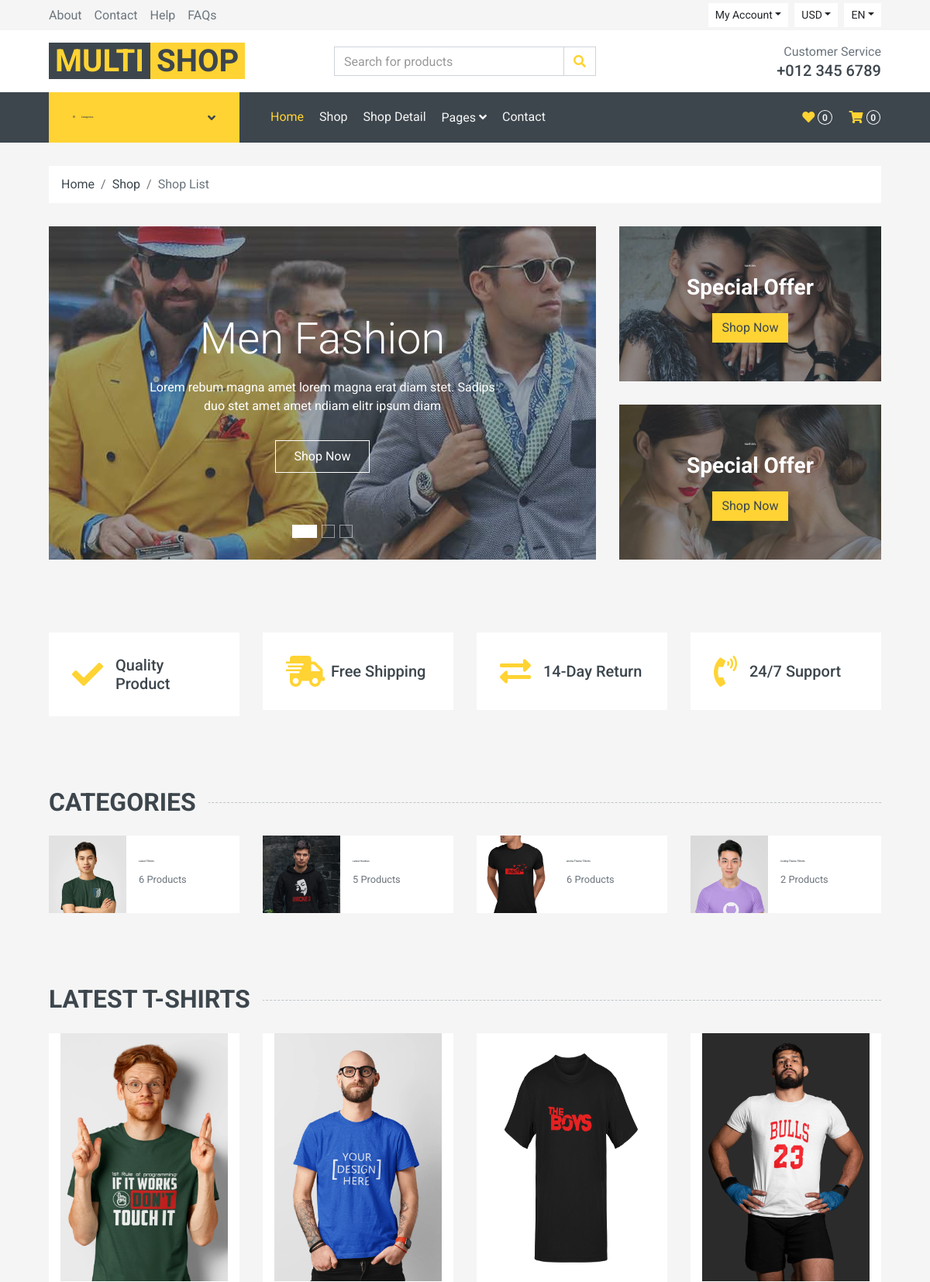
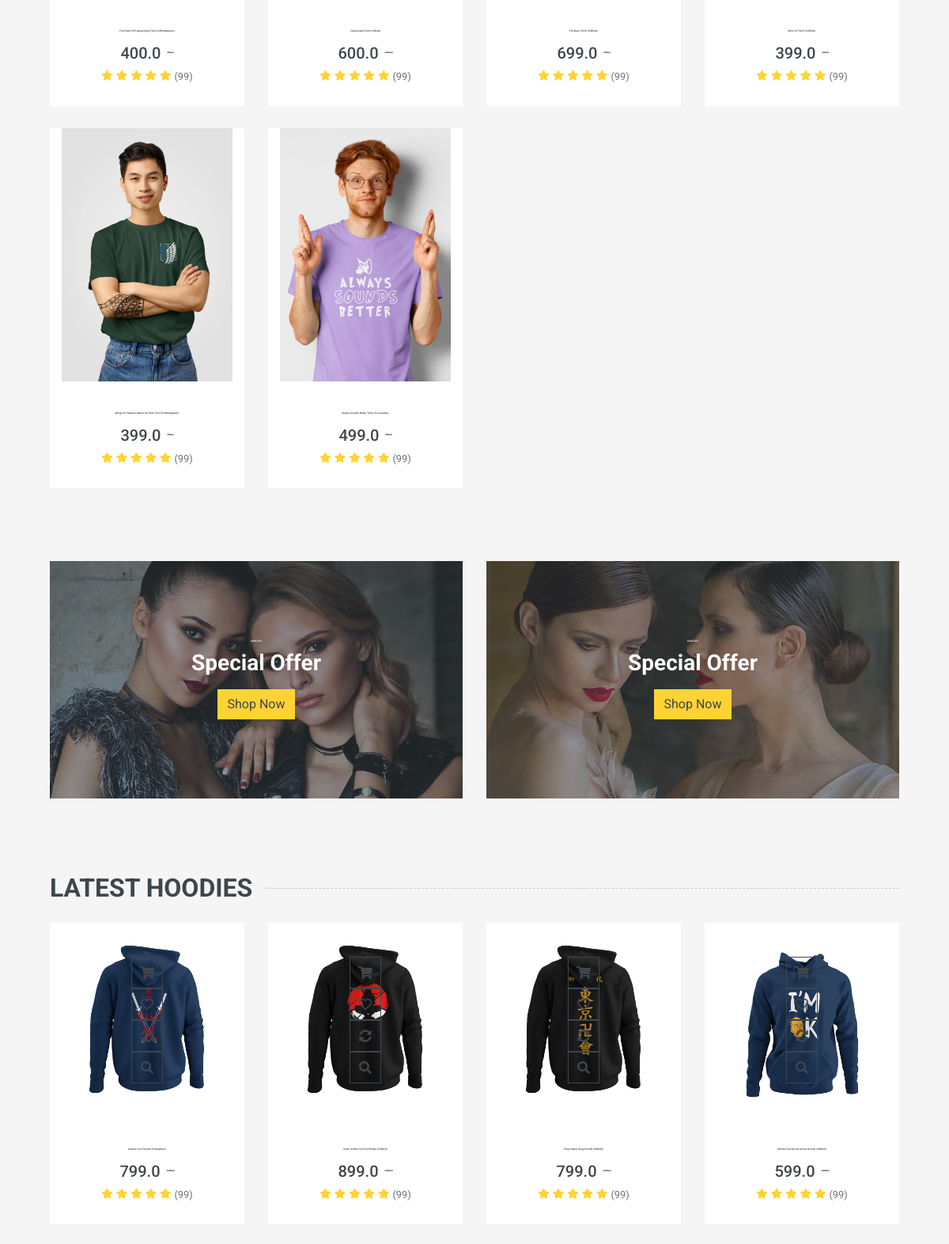
Screenshot of / (signed in, upper part) with the database file from the repository (2 pictures, top to bottom).
### mainApp/models.py (models this page shows, shortened)
class Product(models.Model):
    title = models.CharField(max_length=100)
    selling_price = models.FloatField()
    discounted_price = models.FloatField()
    description = models.TextField()
    brand = models.CharField(max_length=100)
    category = models.CharField(choices=CATEGORY_CHOICES, max_length=5)
    product_image = models.ImageField(upload_to='producting')

### mainApp/views.py (the view)
# urls.py: path('', views.ProductView.as_view(), name='index'),
class ProductView(View):
    def get(self, req):
        usr = req.user
        T_Shirt = Product.objects.filter(category='T')
        count_Tshirt = Product.objects.filter(category='T').count()
        Hoodies = Product.objects.filter(category='H')
        count_hoodies = Product.objects.filter(category='H').count()
        Coding_Tshirt = Product.objects.filter(category='CT')
        count_Coding_Tshirt = Product.objects.filter(category='CT').count()
        Anime_TShirt = Product.objects.filter(category='AT')
        count_Anime_TShirt = Product.objects.filter(category='AT').count()
        count_cart_product = cart.objects.filter(user=usr).count()
        return render(req, 'index.html', {'T_Shirt': T_Shirt,
                                          'Hoodies': Hoodies,
                                          'Coding_Tshirt': Coding_Tshirt,
                                          'Anime_TShirt': Anime_TShirt,
                                          'count_Tshirt': count_Tshirt,
                                          'count_hoodies': count_hoodies,
                                          'count_Anime_TShirt': count_Anime_TShirt,
                                          'count_Coding_Tshirt': count_Coding_Tshirt,
                                          'count_cart_product': count_cart_product})

### mainApp/templates/index.html (shortened to what this page needs)
    {% extends 'default.html' %}
    {% block maincontent %}
    {% load static %}
    <div class="container-fluid mb-3">
        <div class="row px-xl-5">
            <div class="col-lg-8">
                <div id="header-carousel" class="carousel slide carousel-fade mb-30 mb-lg-0" data-ride="carousel">
                    <ol class="carousel-indicators">
                        <li data-target="#header-carousel" data-slide-to="0" class="active"></li>
                        <li data-target="#header-carousel" data-slide-to="1"></li>
                        <li data-target="#header-carousel" data-slide-to="2"></li>
                    </ol>
                    <div class="carousel-inner">
                        <div class="carousel-item position-relative active" style="height: 430px;">
                            <img class="position-absolute w-100 h-100" src="{% static 'img/carousel-1.jpg' %}"
                                style="object-fit: cover;">
                            <div class="carousel-caption d-flex flex-column align-items-center justify-content-center">
                                <div class="p-3" style="max-width: 700px;">
                                    <h1 class="display-4 text-white mb-3 animate__animated animate__fadeInDown">Men
                                        Fashion</h1>
                                    <p class="mx-md-5 px-5 animate__animated animate__bounceIn">Lorem rebum magna amet
                                        lorem magna erat diam stet. Sadips duo stet amet amet ndiam elitr ipsum diam</p>
                                    <a class="btn btn-outline-light py-2 px-4 mt-3 animate__animated animate__fadeInUp"
                                        href="#">Shop Now</a>
                                </div>
                            </div>
                        </div>
                    </div>
                </div>
            </div>
            <div class="col-lg-4">
                <div class="product-offer mb-30" style="height: 200px;">
                    <img class="img-fluid" src="{% static 'img/offer-1.jpg' %}" alt="">
                    <div class="offer-text">
                        <h6 class="text-white text-uppercase">Save 20%</h6>
                        <h3 class="text-white mb-3">Special Offer</h3>
                        <a href="" class="btn btn-primary">Shop Now</a>
                    </div>
                </div>
                <div class="product-offer mb-30" style="height: 200px;">
                    <img class="img-fluid" src="{% static 'img/offer-2.jpg' %}" alt="">
                    <div class="offer-text">
                        <h6 class="text-white text-uppercase">Save 20%</h6>
                        <h3 class="text-white mb-3">Special Offer</h3>
                        <a href="" class="btn btn-primary">Shop Now</a>
                    </div>
                </div>
            </div>
        </div>
    </div>
    <div class="container-fluid pt-5">
        <div class="row px-xl-5 pb-3">
            <div class="col-lg-3 col-md-6 col-sm-12 pb-1">
                <div class="d-flex align-items-center bg-light mb-4" style="padding: 30px;">
                    <h1 class="fa fa-check text-primary m-0 mr-3"></h1>
                    <h5 class="font-weight-semi-bold m-0">Quality Product</h5>
                </div>
            </div>
            <div class="col-lg-3 col-md-6 col-sm-12 pb-1">
                <div class="d-flex align-items-center bg-light mb-4" style="padding: 30px;">
                    <h1 class="fa fa-shipping-fast text-primary m-0 mr-2"></h1>
                    <h5 class="font-weight-semi-bold m-0">Free Shipping</h5>
                </div>
            </div>
            <div class="col-lg-3 col-md-6 col-sm-12 pb-1">
                <div class="d-flex align-items-center bg-light mb-4" style="padding: 30px;">
                    <h1 class="fas fa-exchange-alt text-primary m-0 mr-3"></h1>
                    <h5 class="font-weight-semi-bold m-0">14-Day Return</h5>
                </div>
            </div>
            <div class="col-lg-3 col-md-6 col-sm-12 pb-1">
                <div class="d-flex align-items-center bg-light mb-4" style="padding: 30px;">
                    <h1 class="fa fa-phone-volume text-primary m-0 mr-3"></h1>
                    <h5 class="font-weight-semi-bold m-0">24/7 Support</h5>
                </div>
            </div>
        </div>
    </div>
    <div class="container-fluid pt-5">
        <h2 class="section-title position-relative text-uppercase mx-xl-5 mb-4"><span
                class="bg-secondary pr-3">Categories</span></h2>
        <div class="row px-xl-5 pb-3">
            <div class="col-lg-3 col-md-4 col-sm-6 pb-1">
                <a class="text-decoration-none" href="{% url 'shop-category' 'T' %}">
                    <div class="cat-item d-flex align-items-center mb-4">
                        <div class="overflow-hidden" style="width: 100px; height: 100px;">
                            <img class="img-fluid" src="{% static 'img/tshirt4.webp' %}" alt="">
                        </div>
                        <div class="flex-fill pl-3">
                            <h6>Latest TShirts</h6>
                            <small class="text-body">{{count_Tshirt}} Products</small>
                        </div>
                    </div>
                </a>
            </div>
            <div class="col-lg-3 col-md-4 col-sm-6 pb-1">
                <a class="text-decoration-none" href="{% url 'shop-category' 'H' %}">
                    <div class="cat-item img-zoom d-flex align-items-center mb-4">
                        <div class="overflow-hidden" style="width: 100px; height: 100px;">
                            <img class="img-fluid" src="{% static 'img/Hoodies4.webp' %}" alt="">
                        </div>
                        <div class="flex-fill pl-3">
                            <h6>Latest Hoodies</h6>
                    <small class="text-body">{{count_hoodies}} Products</small>
                        </div>
                    </div>
                </a>
            </div>
            <div class="col-lg-3 col-md-4 col-sm-6 pb-1">
                <a class="text-decoration-none" href="{% url 'shop-category' 'AT' %}">
                    <div class="cat-item img-zoom d-flex align-items-center mb-4">
                        <div class="overflow-hidden" style="width: 100px; height: 100px;">
                            <img class="img-fluid" src="{% static 'img/AnimeTs4.webp'%}" alt="">
                        </div>
                        <div class="flex-fill pl-3">
                            <h6>Anime Theme TShirts</h6>
                            <small class="text-body">{{count_Anime_TShirt}} Products</small>
                        </div>
                    </div>
                </a>
            </div>
            <div class="col-lg-3 col-md-4 col-sm-6 pb-1">
                <a class="text-decoration-none" href="{% url 'shop-category' 'CT' %}">
                    <div class="cat-item img-zoom d-flex align-items-center mb-4">
                        <div class="overflow-hidden" style="width: 100px; height: 100px;">
                            <img class="img-fluid" src="{% static 'img/0_1.webp' %}" alt="">
                        </div>
                        <div class="flex-fill pl-3">
                            <h6>Coding Theme TShirts</h6>
                            <small class="text-body">{{count_Coding_Tshirt}} Products</small>
                        </div>
                    </div>
                </a>
            </div>
        </div>
    </div>
    <div class="container-fluid pt-5 pb-3">
        <h2 class="section-title position-relative text-uppercase mx-xl-5 mb-4"><span class="bg-secondary pr-3">Latest T-Shirts</span></h2>
        <div class="row px-xl-5">
            {% for t in T_Shirt %}
            <div class="col-lg-3 col-md-5 col-sm-6 pb-1">
                <div class="product-item bg-light mb-4">
                    <div class="product-img position-relative overflow-hidden">
                        <img height="320" width="222" class="container center" src="{{t.product_image.url}}" alt="">
                        <div class="product-action">
                        </div>
                    </div>
                    <div class="text-center py-4">
                        <div class="">
                        <a class="h6 text-decoration-none text-truncate cover" href="{% url 'product-detail' t.id %}">{{t.title}}</a>
                        </div>
                        <div class="d-flex align-items-center justify-content-center mt-2">
                            <h5>{{t.selling_price}}</h5>
                            <h6 class="text-muted ml-2"><del>{{t.discounted_price}}</del></h6>
                        </div>
                        <div class="d-flex align-items-center justify-content-center mb-1">
                            <small class="fa fa-star text-primary mr-1"></small>
                            <small class="fa fa-star text-primary mr-1"></small>
                            <small class="fa fa-star text-primary mr-1"></small>
                            <small class="fa fa-star text-primary mr-1"></small>
                            <small class="fa fa-star text-primary mr-1"></small>
                            <small>(99)</small>
                        </div>
                    </div>
                </div>
            </div>
            {% endfor %}
        </div>
    </div>
    <div class="container-fluid pt-5 pb-3">
        <div class="row px-xl-5">
            <div class="col-md-6">
                <div class="product-offer mb-30" style="height: 300px;">
                    <img class="img-fluid" src="static/mg/offer-1.jpg" alt="">
                    <div class="offer-text">
                        <h6 class="text-white text-uppercase">Save 20%</h6>
                        <h3 class="text-white mb-3">Special Offer</h3>
                        <a href="" class="btn btn-primary">Shop Now</a>
                    </div>
                </div>
            </div>
            <div class="col-md-6">
                <div class="product-offer mb-30" style="height: 300px;">
                    <img class="img-fluid" src="static/img/offer-2.jpg" alt="">
                    <div class="offer-text">
                        <h6 class="text-white text-uppercase">Save 20%</h6>
                        <h3 class="text-white mb-3">Special Offer</h3>
                        <a href="" class="btn btn-primary">Shop Now</a>
                    </div>
                </div>
            </div>
        </div>
    </div>
    <div class="container-fluid pt-5 pb-3">
        <h2 class="section-title position-relative text-uppercase mx-xl-5 mb-4"><span class="bg-secondary pr-3">Latest Hoodies</span></h2>
        <div class="row px-xl-5">
            {% for h in Hoodies %}
            <div class="col-lg-3 col-md-4 col-sm-6 pb-1">
                <div class="product-item bg-light mb-4">
                    <div class="product-img position-relative overflow-hidden">
                        <img class="img-fluid w-100" src="{{h.product_image.url}}" alt="">
                        <div class="product-action">
                            <form action="/cart">
                                <button type="submit" class="btn btn-outline-dark btn-square"><i class="fa fa-shopping-cart"></i></button>
                                <button type="submit" class="btn btn-outline-dark btn-square" ><i class="far fa-heart"></i></a>
                                <button type="submit" class="btn btn-outline-dark btn-square" ><i class="fa fa-sync-alt"></i></a>
                                <button type="submit" class="btn btn-outline-dark btn-square" ><i class="fa fa-search"></i></a>
                            </form>
                        </div>
                    </div>
                    <div class="text-center py-4">
                        <a class="h6 text-decoration-none text-truncate" href="{% url 'product-detail' h.id %}">{{h.title}}</a>
                        <div class="d-flex align-items-center justify-content-center mt-2">
                            <h5>{{h.selling_price}}</h5>
                            <h6 class="text-muted ml-2"><del>{{h.discounted_price}}</del></h6>
                        </div>
                        <div class="d-flex align-items-center justify-content-center mb-1">
                            <small class="fa fa-star text-primary mr-1"></small>
                            <small class="fa fa-star text-primary mr-1"></small>
                            <small class="fa fa-star text-primary mr-1"></small>
                            <small class="fa fa-star text-primary mr-1"></small>
                            <small class="fa fa-star text-primary mr-1"></small>
                            <small>(99)</small>
                        </div>
                    </div>
                </div>
            </div>
            {% endfor %}
            </div>
        </div>
    {% endblock maincontent %}

### rows the page displays
Product: product_image (picture), selling_price "400.0"
Product: product_image (picture), selling_price "600.0"
Product: product_image (picture), selling_price "699.0"
Product: product_image (picture), selling_price "399.0"
Product: product_image (picture), selling_price "399.0"
Product: product_image (picture), selling_price "499.0"
Product: product_image (picture), selling_price "799.0"
Product: product_image (picture), selling_price "899.0"
Product: product_image (picture), selling_price "799.0"
Product: product_image (picture), selling_price "599.0"

### other values shown
{{ count_cart_product }} "0"
{{ count_Tshirt }} "6"
{{ count_hoodies }} "5"
{{ count_Anime_TShirt }} "6"
{{ count_Coding_Tshirt }} "2"
